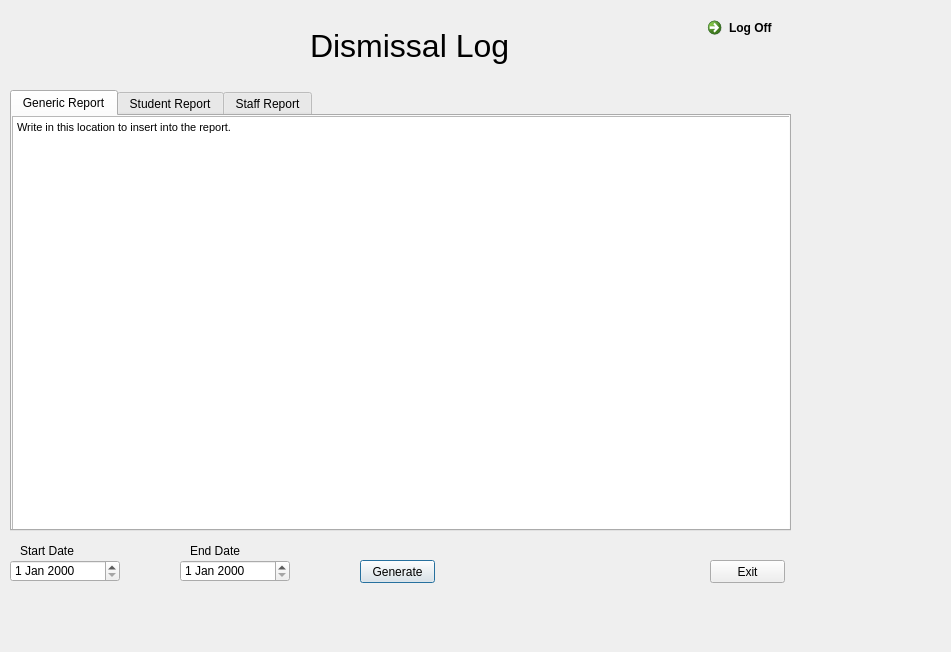
<?xml version="1.0" encoding="UTF-8"?>
<ui version="4.0">
 <class>Dismissal</class>
 <widget class="QDialog" name="Dismissal">
  <property name="geometry">
   <rect>
    <x>0</x>
    <y>0</y>
    <width>951</width>
    <height>652</height>
   </rect>
  </property>
  <property name="windowTitle">
   <string>Dialog</string>
  </property>
  <widget class="QPushButton" name="LogButton_Generate">
   <property name="geometry">
    <rect>
     <x>360</x>
     <y>560</y>
     <width>75</width>
     <height>23</height>
    </rect>
   </property>
   <property name="maximumSize">
    <size>
     <width>1200</width>
     <height>900</height>
    </size>
   </property>
   <property name="text">
    <string>Generate</string>
   </property>
  </widget>
  <widget class="QDateEdit" name="dateEdit_2">
   <property name="geometry">
    <rect>
     <x>180</x>
     <y>560</y>
     <width>110</width>
     <height>22</height>
    </rect>
   </property>
   <property name="maximumSize">
    <size>
     <width>1200</width>
     <height>900</height>
    </size>
   </property>
  </widget>
  <widget class="QPushButton" name="LogButton_Exit">
   <property name="geometry">
    <rect>
     <x>710</x>
     <y>560</y>
     <width>75</width>
     <height>23</height>
    </rect>
   </property>
   <property name="maximumSize">
    <size>
     <width>1200</width>
     <height>900</height>
    </size>
   </property>
   <property name="text">
    <string>Exit</string>
   </property>
  </widget>
  <widget class="QDateEdit" name="dateEdit">
   <property name="geometry">
    <rect>
     <x>10</x>
     <y>560</y>
     <width>110</width>
     <height>22</height>
    </rect>
   </property>
   <property name="maximumSize">
    <size>
     <width>1200</width>
     <height>900</height>
    </size>
   </property>
  </widget>
  <widget class="QLabel" name="Log_label">
   <property name="geometry">
    <rect>
     <x>310</x>
     <y>20</y>
     <width>251</width>
     <height>51</height>
    </rect>
   </property>
   <property name="maximumSize">
    <size>
     <width>1200</width>
     <height>900</height>
    </size>
   </property>
   <property name="font">
    <font>
     <pointsize>24</pointsize>
    </font>
   </property>
   <property name="text">
    <string>Dismissal Log</string>
   </property>
  </widget>
  <widget class="QLabel" name="Log_label1">
   <property name="geometry">
    <rect>
     <x>20</x>
     <y>540</y>
     <width>61</width>
     <height>21</height>
    </rect>
   </property>
   <property name="maximumSize">
    <size>
     <width>1200</width>
     <height>900</height>
    </size>
   </property>
   <property name="text">
    <string>Start Date</string>
   </property>
  </widget>
  <widget class="QLabel" name="Log_label2">
   <property name="geometry">
    <rect>
     <x>190</x>
     <y>540</y>
     <width>61</width>
     <height>21</height>
    </rect>
   </property>
   <property name="maximumSize">
    <size>
     <width>1200</width>
     <height>900</height>
    </size>
   </property>
   <property name="text">
    <string>End Date</string>
   </property>
  </widget>
  <widget class="QCommandLinkButton" name="LogOffAdmin">
   <property name="geometry">
    <rect>
     <x>700</x>
     <y>10</y>
     <width>187</width>
     <height>41</height>
    </rect>
   </property>
   <property name="maximumSize">
    <size>
     <width>1200</width>
     <height>900</height>
    </size>
   </property>
   <property name="text">
    <string>Log Off</string>
   </property>
  </widget>
  <widget class="QTabWidget" name="DismissWidget">
   <property name="geometry">
    <rect>
     <x>10</x>
     <y>90</y>
     <width>781</width>
     <height>441</height>
    </rect>
   </property>
   <property name="maximumSize">
    <size>
     <width>1200</width>
     <height>900</height>
    </size>
   </property>
   <property name="currentIndex">
    <number>0</number>
   </property>
   <widget class="QWidget" name="tab">
    <attribute name="title">
     <string>Generic Report</string>
    </attribute>
    <widget class="QTextEdit" name="GenericReport_AppendText">
     <property name="geometry">
      <rect>
       <x>0</x>
       <y>0</y>
       <width>781</width>
       <height>421</height>
      </rect>
     </property>
     <property name="html">
      <string>&lt;!DOCTYPE HTML PUBLIC &quot;-//W3C//DTD HTML 4.0//EN&quot; &quot;http://www.w3.org/TR/REC-html40/strict.dtd&quot;&gt;
&lt;html&gt;&lt;head&gt;&lt;meta name=&quot;qrichtext&quot; content=&quot;1&quot; /&gt;&lt;style type=&quot;text/css&quot;&gt;
p, li { white-space: pre-wrap; }
&lt;/style&gt;&lt;/head&gt;&lt;body style=&quot; font-family:'MS Shell Dlg 2'; font-size:7.5pt; font-weight:400; font-style:normal;&quot;&gt;
&lt;p style=&quot; margin-top:0px; margin-bottom:0px; margin-left:0px; margin-right:0px; -qt-block-indent:0; text-indent:0px;&quot;&gt;&lt;span style=&quot; font-size:8pt;&quot;&gt;Write in this location to insert into the report.&lt;/span&gt;&lt;/p&gt;&lt;/body&gt;&lt;/html&gt;</string>
     </property>
    </widget>
   </widget>
   <widget class="QWidget" name="tab_2">
    <attribute name="title">
     <string>Student Report</string>
    </attribute>
    <widget class="QTextEdit" name="StudentSearch_Name">
     <property name="geometry">
      <rect>
       <x>0</x>
       <y>380</y>
       <width>221</width>
       <height>41</height>
      </rect>
     </property>
    </widget>
    <widget class="QTextEdit" name="StudentSearch_ID">
     <property name="geometry">
      <rect>
       <x>220</x>
       <y>380</y>
       <width>181</width>
       <height>41</height>
      </rect>
     </property>
    </widget>
    <widget class="QTextEdit" name="LogTextEdit_Student">
     <property name="geometry">
      <rect>
       <x>400</x>
       <y>200</y>
       <width>381</width>
       <height>221</height>
      </rect>
     </property>
    </widget>
    <widget class="QListView" name="LogListView_Student2">
     <property name="geometry">
      <rect>
       <x>398</x>
       <y>0</y>
       <width>381</width>
       <height>207</height>
      </rect>
     </property>
    </widget>
    <widget class="QListView" name="LogListView_Student1">
     <property name="geometry">
      <rect>
       <x>-40</x>
       <y>-30</y>
       <width>441</width>
       <height>411</height>
      </rect>
     </property>
    </widget>
    <widget class="QLabel" name="StudentLabel_SearchName">
     <property name="geometry">
      <rect>
       <x>0</x>
       <y>360</y>
       <width>101</width>
       <height>16</height>
      </rect>
     </property>
     <property name="text">
      <string>Search Name:</string>
     </property>
    </widget>
    <widget class="QLabel" name="StudentLabel_SearchID">
     <property name="geometry">
      <rect>
       <x>220</x>
       <y>360</y>
       <width>61</width>
       <height>16</height>
      </rect>
     </property>
     <property name="text">
      <string>Search Id:</string>
     </property>
    </widget>
   </widget>
   <widget class="QWidget" name="tab_3">
    <attribute name="title">
     <string>Staff Report</string>
    </attribute>
    <widget class="QTextBrowser" name="LogTextEdit_Staff1">
     <property name="geometry">
      <rect>
       <x>400</x>
       <y>0</y>
       <width>381</width>
       <height>211</height>
      </rect>
     </property>
    </widget>
    <widget class="QListView" name="LogListView_Staff2">
     <property name="geometry">
      <rect>
       <x>398</x>
       <y>205</y>
       <width>381</width>
       <height>221</height>
      </rect>
     </property>
    </widget>
    <widget class="QListView" name="LogListView_Staff1">
     <property name="geometry">
      <rect>
       <x>-40</x>
       <y>-30</y>
       <width>441</width>
       <height>451</height>
      </rect>
     </property>
    </widget>
    <widget class="QTextEdit" name="StaffSearch_ID">
     <property name="geometry">
      <rect>
       <x>220</x>
       <y>380</y>
       <width>181</width>
       <height>41</height>
      </rect>
     </property>
    </widget>
    <widget class="QTextEdit" name="StaffSearch_Name">
     <property name="geometry">
      <rect>
       <x>0</x>
       <y>380</y>
       <width>221</width>
       <height>41</height>
      </rect>
     </property>
    </widget>
    <widget class="QLabel" name="StaffLabel_SearchName">
     <property name="geometry">
      <rect>
       <x>0</x>
       <y>360</y>
       <width>101</width>
       <height>16</height>
      </rect>
     </property>
     <property name="text">
      <string>Search Name:</string>
     </property>
    </widget>
    <widget class="QLabel" name="StaffLabel_SearchID">
     <property name="geometry">
      <rect>
       <x>220</x>
       <y>360</y>
       <width>61</width>
       <height>16</height>
      </rect>
     </property>
     <property name="text">
      <string>Search Id:</string>
     </property>
    </widget>
   </widget>
  </widget>
 </widget>
 <resources/>
 <connections/>
</ui>
